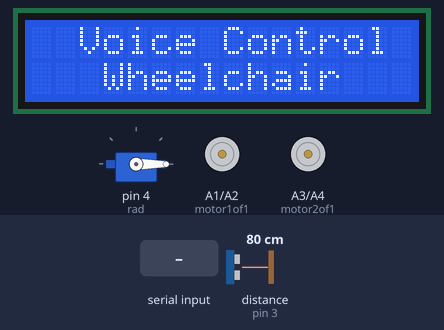
Simulated run of this sketch. Board: Arduino Uno, built with avr-gcc and run on an emulated ATmega328P. Parts: servo, 16×2 character LCD, motor-driver pin pairs drawn as motors (green arrow = first pin HIGH = forward, orange = second pin HIGH = backward, longer = more drive). Wiring (inferred from the names in the program): ultrasonic range finder: trigger pin 2; echo pin 3. The inputs (shaded band) are chosen by the test bench; at power-on: distance to the obstacle (sensor on pin 3) 80 cm. The echo pulse lasts 58.3 µs per cm; what the sketch prints to the serial monitor is not drawn.

Above: at 0.1 s.
4.3 s: "forward\n" received over the second serial link
At 6.0 s:
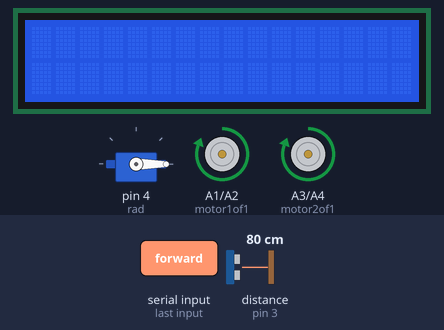
6.8 s: "backward\n" received over the second serial link
At 7.6 s:
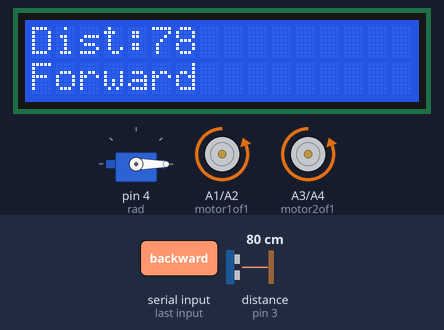
9.3 s: distance to the obstacle (sensor on pin 3) set to 250 cm
12.3 s: "turn left\n" received over the second serial link
At 13.7 s:
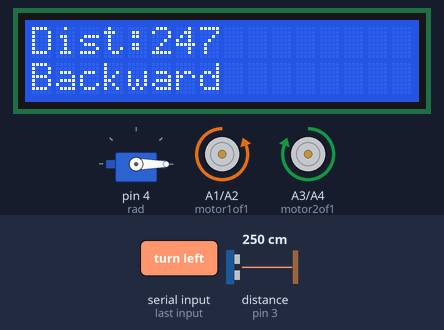
15.3 s: "turn right\n" received over the second serial link
At 17.0 s:
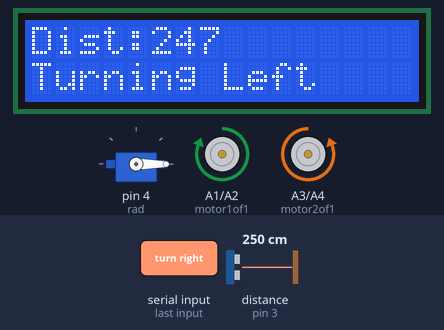
17.3 s: distance to the obstacle (sensor on pin 3) set to 177 cm
Timing chart, 0 to 20.3 s (numbered marks = the images above; inputs shaded):
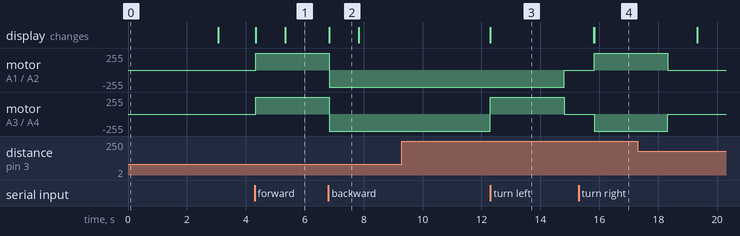

Measured:
- after the input at 4.3 s, motor on A1 (motor1of1) / A2 (motor1of2), motor on A3 (motor2of1) / A4 (motor2of2): stopped → forward 255/255 at once; the display: first changes at once (image 1 shows a later state)
- after the input at 6.8 s, motor on A1 (motor1of1) / A2 (motor1of2), motor on A3 (motor2of1) / A4 (motor2of2): forward 255/255 → backward 255/255 at once; the display: changes at once (image 2)
- after the input at 9.3 s, every drawn part: stays the same
- after the input at 12.3 s, motor on A1 (motor1of1) / A2 (motor1of2): backward 255/255 → stopped after 2.5 s; motor on A3 (motor2of1) / A4 (motor2of2): backward 255/255 → forward 255/255 at once, → stopped 2.5 s later; the display: changes at once (image 3)
- after the input at 15.3 s, motor on A1 (motor1of1) / A2 (motor1of2): stopped → forward 255/255 after 0.52 s; motor on A3 (motor2of1) / A4 (motor2of2): stopped → backward 255/255 after 0.52 s; the display: first differs from a run without the input after 0.52 s (image 4)
- what the display in image 2 shows lasts 1.0 s, from 6.8 s to 7.8 s

The sketch:

Bluetooth_Controlled_Robot.ino
```cpp
#include <SoftwareSerial.h>
#include <LiquidCrystal.h>
#include<Servo.h>

Servo rad;
SoftwareSerial BTSerial(0, 1);
LiquidCrystal lcd(10, 11, 4, 5, 6, 7);
SoftwareSerial sim800l(12,13);

const int motor1of1 = A1;
const int motor1of2 = A2;
const int motor2of1 = A3;
const int motor2of2 = A4;

const int trigPin = 2;
const int echoPin = 3;

String motorStatus = "Stopped";

void setup() {
  sim800l.begin(9600);
  pinMode(motor1of1, OUTPUT);
  pinMode(motor1of2, OUTPUT);
  pinMode(motor2of1, OUTPUT);
  pinMode(motor2of2, OUTPUT);
  pinMode(trigPin, OUTPUT);
  pinMode(echoPin, INPUT);
  rad.attach(4);
  rad.write(0);

  BTSerial.begin(9600);
  Serial.begin(9600);
  lcd.begin(16, 2);

  projectName();
}

void loop() {
  lcd.clear();
  long duration, distance;
  digitalWrite(trigPin, LOW);
  delayMicroseconds(2);
  digitalWrite(trigPin, HIGH);
  delayMicroseconds(10);
  digitalWrite(trigPin, LOW);

  duration = pulseIn(echoPin, HIGH);
  distance = duration * 0.034 / 2;

  Serial.print("Distance: ");
  Serial.print(distance);
  Serial.println(" cm");
  lcd.setCursor(0, 0);
  lcd.print("Dist:");
  lcd.print(distance);

  lcd.setCursor(0, 1);
  lcd.print(motorStatus);

  /*
  int angle=0;
  int i=0;
  if(i==0)
  {
  rad.write(angle);
  angle+=20;
  if(angle==180)
  {
    i=1;
  }
  }
  if(i==1)
  {
    angle-=20;
    rad.write(angle);
    if(angle==0)
    {
      i=0;
    }

  }
  */

  if(distance<15)
  {
   stop();
   return;
  }
  if (BTSerial.available()) {
    String command = BTSerial.readStringUntil('\n');
    command.trim();

    if (command.equalsIgnoreCase("forward") || command == "1") {
      Serial.println("Moving Forward");
      front();
      motorStatus = "Forward";
    }
    else if (command.equalsIgnoreCase("backward") || command == "2") {
      Serial.println("Moving Backward");
      back();
      motorStatus = "Backward";
    }
    else if (command.equalsIgnoreCase("turn left") || command == "3") {
      Serial.println("Turning Left");
      left();
      motorStatus = "Turning Left ";
    }
    else if (command.equalsIgnoreCase("turn right") || command == "4") {
      Serial.println("Turning Right");
      right();
      motorStatus = "Turning Right ";
    }
    else if (command.equalsIgnoreCase("stop") || command == "5") {
      stop();
      motorStatus = "Stopped     ";
      Serial.println("Stopping");
    }

     else if (command.equalsIgnoreCase("radar on") || command == "5") {

     for (int pos = 0; pos <= 180; pos += 45) { // Move from 0 to 180 degrees
    rad.write(pos);
    delay(500); // Wait for half a second
  }
  for (int pos = 180; pos >= 0; pos -= 45) { // Move back from 180 to 0 degrees
    rad.write(pos);
    delay(500);
  }


  }

  delay(1000);
  }
}

void projectName() {
  lcd.setCursor(0, 0);
  lcd.print("  Voice Control");
  lcd.setCursor(0, 1);
  lcd.print("   Wheelchair");
  delay(3000);
}

void front() {
  digitalWrite(motor1of1, HIGH);
  digitalWrite(motor1of2, LOW);
  digitalWrite(motor2of1, HIGH);
  digitalWrite(motor2of2, LOW);
}

void back() {
  digitalWrite(motor1of1, LOW);
  digitalWrite(motor1of2, HIGH);
  digitalWrite(motor2of1, LOW);
  digitalWrite(motor2of2, HIGH);
}

void left() {
  digitalWrite(motor1of1, LOW);
  digitalWrite(motor1of2, HIGH);
  digitalWrite(motor2of1, HIGH);
  digitalWrite(motor2of2, LOW);
  delay(2500);
  stop();
}

void right() {
  digitalWrite(motor1of1, HIGH);
  digitalWrite(motor1of2, LOW);
  digitalWrite(motor2of1, LOW);
  digitalWrite(motor2of2, HIGH);
  delay(2500);
  stop();
}

void stop() {
  digitalWrite(motor1of1, LOW);
  digitalWrite(motor1of2, LOW);
  digitalWrite(motor2of1, LOW);
  digitalWrite(motor2of2, LOW);
}
```
